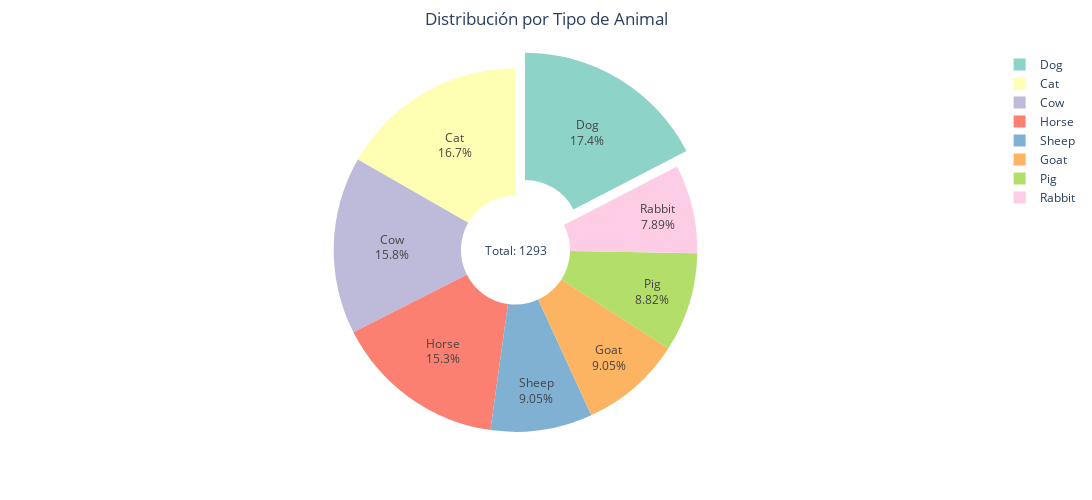

The cell this chart's notebook holds for it:
### Code cell
animal_count = df['Animal_Type'].value_counts()

fig4 = go.Figure([go.Pie(
    labels=animal_count.index,
    values=animal_count.values,
    marker=dict(colors=px.colors.qualitative.Set3),
    textinfo='label+percent',
    hole=0.3,
    pull=[0.1 if i == 0 else 0 for i in range(len(animal_count))]
)])

fig4.update_layout(
    title="Distribución por Tipo de Animal",
    annotations=[dict(text=f'Total: {sum(animal_count.values)}', x=0.5, y=0.5, showarrow=False)]
)

fig4 = pie_style(fig4)
fig4.show()

### Figure 1 — Plotly figure (JSON) as saved in the notebook; plotly's stock layout.template omitted (floating-point values rounded to 4 significant figures)
{"data": [{"hole": 0.3, "labels": ["Dog", "Cat", "Cow", "Horse", "Sheep", "Goat", "Pig", "Rabbit"], "marker": {"colors": ["rgb(141,211,199)", "rgb(255,255,179)", "rgb(190,186,218)", "rgb(251,128,114)", "rgb(128,177,211)", "rgb(253,180,98)", "rgb(179,222,105)", "rgb(252,205,229)", "rgb(217,217,217)", "rgb(188,128,189)", "rgb(204,235,197)", "rgb(255,237,111)"]}, "pull": [0.1, 0, 0, 0, 0, 0, 0, 0], "textinfo": "label+percent", "type": "pie", "values": [225, 216, 204, 198, 117, 117, 114, 102]}], "layout": {"annotations": [{"showarrow": false, "text": "Total: 1293", "x": 0.5, "y": 0.5}], "height": 500, "margin": {"b": 50, "l": 50, "r": 50, "t": 50}, "paper_bgcolor": "rgba(0,0,0,0)", "plot_bgcolor": "rgba(0,0,0,0)", "title": {"text": "Distribución por Tipo de Animal", "x": 0.5}, "width": 1400}}
